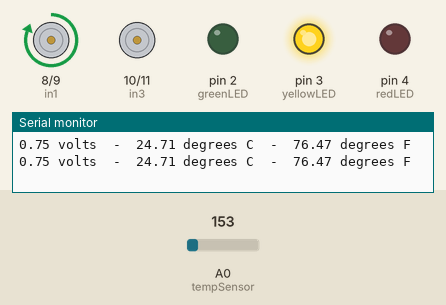
A sketch run on a simulated Arduino Uno, built with avr-gcc and run on an emulated ATmega328P. On the bench: motor-driver pin pairs drawn as motors (green arrow = first pin HIGH = forward, orange = second pin HIGH = backward, longer = more drive, scaled by the enable pin), output pins drawn as LEDs (lit = HIGH), the last lines printed to the serial monitor. Inputs (shaded band) come from the test bench; at power-on: A0 (tempSensor) = 153.

Above: at 1.8 s.
1.9 s: A0 (tempSensor) set to 173
At 3.1 s:
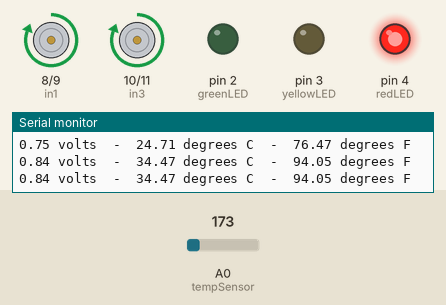
3.5 s: A0 (tempSensor) set to 133
At 4.7 s:
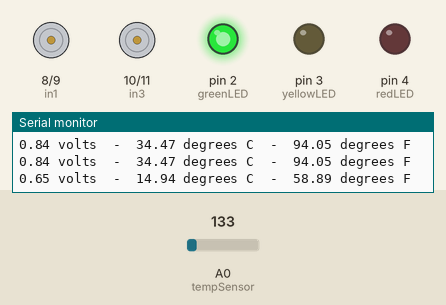
5.5 s: A0 (tempSensor) set to 165
At 6.3 s:
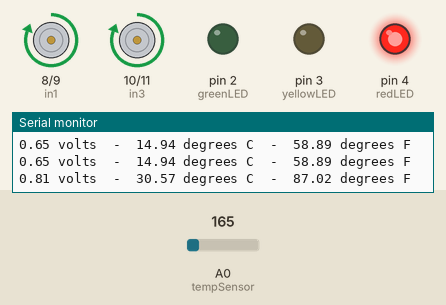
7.5 s: A0 (tempSensor) set to 114
At 9.2 s:
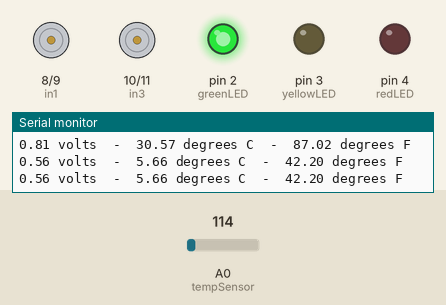
Timing chart, 0 to 10.5 s (numbered marks = the images above; inputs shaded):
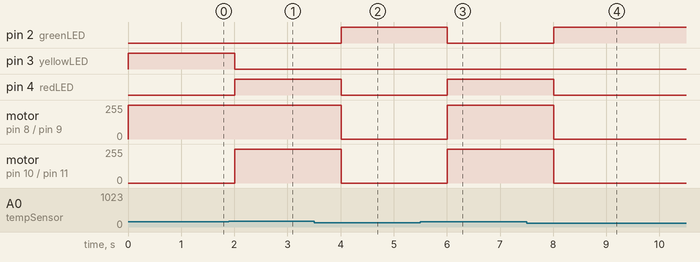

The sketch:

voltage_base_temp_fan.ino
```cpp
#define tempSensor A0

#define greenLED 2
#define yellowLED 3
#define redLED 4

#define enA 6
#define enB 7

#define in1 8
#define in2 9

#define in3 10
#define in4 11

int goodTemp = 73;
int highTemp = 80;

void setup()
{
  pinMode(greenLED, OUTPUT);
  pinMode(yellowLED, OUTPUT);
  pinMode(redLED, OUTPUT);
  pinMode(enA, OUTPUT);
  pinMode(enB, OUTPUT);
  pinMode(in1, OUTPUT);
  pinMode(in2, OUTPUT);
  pinMode(in3, OUTPUT);
  pinMode(in4, OUTPUT);

  analogWrite(enA, 255);
  analogWrite(enB, 255);

  Serial.begin(9600);
}

void loop()
{

  int reading = analogRead(tempSensor);
  float voltage = reading * 5.0;
  voltage /= 1024.0;
  float temperatureC = (voltage - 0.5) * 100 ;
  float temperatureF = (temperatureC * 9.0 / 5.0) + 32.0;

  Serial.print(voltage); Serial.print(" volts  -  ");
  Serial.print(temperatureC); Serial.print(" degrees C  -  ");
  Serial.print(temperatureF); Serial.println(" degrees F");


  if (temperatureF >= highTemp) {
    digitalWrite(redLED, HIGH);
    digitalWrite(yellowLED, LOW);
    digitalWrite(greenLED, LOW);
    digitalWrite(in1, HIGH);
    digitalWrite(in2, LOW);
    digitalWrite(in3, HIGH);
    digitalWrite(in4, LOW);
  }

  else if (temperatureF >= goodTemp && temperatureF < highTemp) {
    digitalWrite(redLED, LOW);
    digitalWrite(yellowLED, HIGH);
    digitalWrite(greenLED, LOW);
    digitalWrite(in1, HIGH);
    digitalWrite(in2, LOW);
    digitalWrite(in3, LOW);
    digitalWrite(in4, LOW);
  }

  else {
    digitalWrite(redLED, LOW);
    digitalWrite(yellowLED, LOW);
    digitalWrite(greenLED, HIGH);
    digitalWrite(in1, LOW);
    digitalWrite(in2, LOW);
    digitalWrite(in3, LOW);
    digitalWrite(in4, LOW);
  }

  delay(1000);

}
```

Measured:
- the behaviour switches between 157 and 158 on A0 (tempSensor) (found by bisection; images 0 and 1)
- after the input at 1.9 s, pin 3 (yellowLED): HIGH → LOW after 0.11 s; pin 4 (redLED): LOW → HIGH after 0.11 s; motor on pin 10 (in3) / pin 11 (in4): stopped → forward 255/255 after 0.11 s
- after the input at 3.5 s, pin 2 (greenLED): LOW → HIGH after 0.51 s; pin 4 (redLED): HIGH → LOW after 0.51 s; motor on pin 8 (in1) / pin 9 (in2), motor on pin 10 (in3) / pin 11 (in4): forward 255/255 → stopped after 0.51 s
- after the input at 5.5 s, pin 2 (greenLED): HIGH → LOW after 0.51 s; pin 4 (redLED): LOW → HIGH after 0.51 s; motor on pin 8 (in1) / pin 9 (in2), motor on pin 10 (in3) / pin 11 (in4): stopped → forward 255/255 after 0.51 s
- after the input at 7.5 s, pin 2 (greenLED): LOW → HIGH after 0.52 s; pin 4 (redLED): HIGH → LOW after 0.52 s; motor on pin 8 (in1) / pin 9 (in2), motor on pin 10 (in3) / pin 11 (in4): forward 255/255 → stopped after 0.52 s
